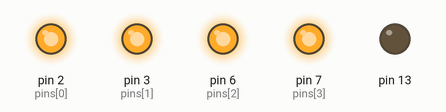
A sketch run on a simulated Arduino Mega 2560, built with avr-gcc and run on an emulated ATmega2560. Shown: output pins drawn as LEDs (lit = HIGH). What the sketch prints to the serial monitor is not drawn.

Above: at 0.1 s.
Timing chart, 0 to 1.6 s (numbered marks = the images above):
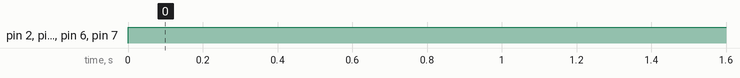

The sketch:

ATmega_PWM.ino
```cpp
#include <PWM.h>

const int BUFFER_SIZE = 50;
char buf[BUFFER_SIZE];

String msg = "";
String mas = "";

int val[] = {0, 0, 0, 0, 0};
const int pins[] = {2, 3, 6, 7};

int32_t frequency = 100;

void setup() {
  Serial.begin(115200);
  Serial2.begin(115200);
  InitTimersSafe();

  bool success1 = SetPinFrequencySafe(pins[0], frequency);
  bool success2 = SetPinFrequencySafe(pins[1], frequency);
  bool success3 = SetPinFrequencySafe(pins[2], frequency);
  bool success4 = SetPinFrequencySafe(pins[3], frequency);

  if (success1 && success2 && success3 && success4) {
    for (int i = 0; i <= sizeof(pins); i++) {
      pinMode(pins[i], OUTPUT);
    }
  }
}

void loop() {
  msg = "";
  if (Serial2.available() > 0) {
    int rlen = Serial2.readBytesUntil('#', buf, BUFFER_SIZE);
    for (int i = 0; i < rlen; i++)
      msg += buf[i];
  }

  mas = "";
  int k = 0;
  for (int i = 0; i <= msg.length(); i++) {
    if (msg[i] != ':') {
      mas += msg[i];
    }
    else {
      val[k] = mas.toInt();
      mas = "";
      k += 1;
    }
  }

  analogWrite(pins[0], map(val[0], 0, 100, 999, 1999));
  analogWrite(pins[1], map(val[1], 0, 100, 999, 1999));
  analogWrite(pins[2], map(val[2], 0, 100, 999, 1999));
  analogWrite(pins[3], map(val[3], 0, 100, 999, 1999));

  Serial.println("");
  Serial.print(map(val[0], 0, 100, 125, 250));
  Serial.print(" ");
  Serial.print(map(val[1], 0, 100, 125, 250));
  Serial.print(" ");
  Serial.print(map(val[2], 0, 100, 125, 250));
  Serial.print(" ");
  Serial.print(map(val[3], 0, 100, 125, 250));
}
```

Measured:
- by itself, pin 2 (pins[0]), pin 3 (pins[1]), pin 6 (pins[2]), pin 7 (pins[3]): LOW → HIGH at 0.00 s
